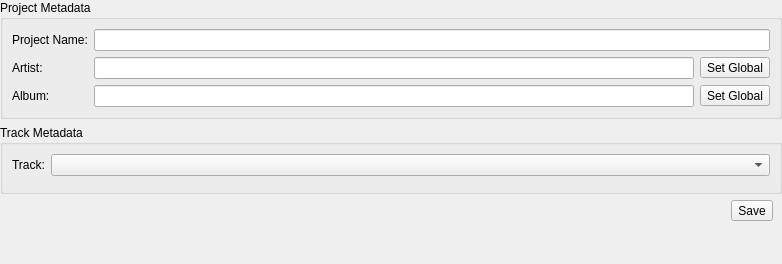
<?xml version="1.0" encoding="UTF-8"?>
<ui version="4.0">
 <class>ViProjectMetadataEditor</class>
 <widget class="QWidget" name="ViProjectMetadataEditor">
  <property name="geometry">
   <rect>
    <x>0</x>
    <y>0</y>
    <width>782</width>
    <height>264</height>
   </rect>
  </property>
  <property name="maximumSize">
   <size>
    <width>16777215</width>
    <height>16777215</height>
   </size>
  </property>
  <property name="windowTitle">
   <string>Form</string>
  </property>
  <property name="styleSheet">
   <string/>
  </property>
  <layout class="QFormLayout" name="formLayout">
   <property name="fieldGrowthPolicy">
    <enum>QFormLayout::AllNonFixedFieldsGrow</enum>
   </property>
   <property name="leftMargin">
    <number>0</number>
   </property>
   <property name="topMargin">
    <number>0</number>
   </property>
   <property name="rightMargin">
    <number>0</number>
   </property>
   <property name="bottomMargin">
    <number>0</number>
   </property>
   <item row="0" column="0" colspan="2">
    <widget class="QGroupBox" name="groupBox">
     <property name="title">
      <string>Project Metadata</string>
     </property>
     <layout class="QFormLayout" name="formLayout_2">
      <item row="0" column="0">
       <widget class="QLabel" name="label">
        <property name="text">
         <string>Project Name:</string>
        </property>
       </widget>
      </item>
      <item row="0" column="1">
       <widget class="QLineEdit" name="projectEdit"/>
      </item>
      <item row="1" column="0">
       <widget class="QLabel" name="label_2">
        <property name="text">
         <string>Artist:</string>
        </property>
       </widget>
      </item>
      <item row="1" column="1">
       <widget class="QWidget" name="widget_2" native="true">
        <layout class="QGridLayout" name="gridLayout_3">
         <property name="leftMargin">
          <number>0</number>
         </property>
         <property name="topMargin">
          <number>0</number>
         </property>
         <property name="rightMargin">
          <number>0</number>
         </property>
         <property name="bottomMargin">
          <number>0</number>
         </property>
         <item row="0" column="0">
          <widget class="QLineEdit" name="artistEdit"/>
         </item>
         <item row="0" column="1">
          <widget class="ViButton" name="artistButton">
           <property name="text">
            <string>Set Global</string>
           </property>
          </widget>
         </item>
        </layout>
       </widget>
      </item>
      <item row="2" column="0">
       <widget class="QLabel" name="label_3">
        <property name="text">
         <string>Album:</string>
        </property>
       </widget>
      </item>
      <item row="2" column="1">
       <widget class="QWidget" name="widget" native="true">
        <layout class="QGridLayout" name="gridLayout_2">
         <property name="leftMargin">
          <number>0</number>
         </property>
         <property name="topMargin">
          <number>0</number>
         </property>
         <property name="rightMargin">
          <number>0</number>
         </property>
         <property name="bottomMargin">
          <number>0</number>
         </property>
         <item row="0" column="1">
          <widget class="ViButton" name="albumButton">
           <property name="text">
            <string>Set Global</string>
           </property>
          </widget>
         </item>
         <item row="0" column="0">
          <widget class="QLineEdit" name="albumEdit"/>
         </item>
        </layout>
       </widget>
      </item>
     </layout>
    </widget>
   </item>
   <item row="1" column="0" colspan="2">
    <widget class="QGroupBox" name="groupBox_2">
     <property name="title">
      <string>Track Metadata</string>
     </property>
     <layout class="QFormLayout" name="formLayout_3">
      <item row="0" column="0">
       <widget class="QLabel" name="label_4">
        <property name="text">
         <string>Track:</string>
        </property>
       </widget>
      </item>
      <item row="0" column="1">
       <widget class="QComboBox" name="trackComboBox"/>
      </item>
      <item row="1" column="0" colspan="2">
       <widget class="ViTrackMetadataEditor" name="trackEditor" native="true"/>
      </item>
     </layout>
    </widget>
   </item>
   <item row="2" column="0" colspan="2">
    <widget class="QWidget" name="widget_3" native="true">
     <layout class="QGridLayout" name="gridLayout_5">
      <property name="leftMargin">
       <number>0</number>
      </property>
      <property name="topMargin">
       <number>0</number>
      </property>
      <property name="rightMargin">
       <number>9</number>
      </property>
      <property name="bottomMargin">
       <number>0</number>
      </property>
      <item row="0" column="1">
       <widget class="ViButton" name="saveButton">
        <property name="text">
         <string>Save</string>
        </property>
       </widget>
      </item>
      <item row="0" column="0">
       <spacer name="horizontalSpacer">
        <property name="orientation">
         <enum>Qt::Horizontal</enum>
        </property>
        <property name="sizeHint" stdset="0">
         <size>
          <width>40</width>
          <height>20</height>
         </size>
        </property>
       </spacer>
      </item>
     </layout>
    </widget>
   </item>
  </layout>
 </widget>
 <customwidgets>
  <customwidget>
   <class>ViButton</class>
   <extends>QToolButton</extends>
   <header>vibutton.h</header>
   <container>1</container>
  </customwidget>
  <customwidget>
   <class>ViTrackMetadataEditor</class>
   <extends>QWidget</extends>
   <header>vitrackmetadataeditor.h</header>
   <container>1</container>
  </customwidget>
 </customwidgets>
 <resources/>
 <connections/>
</ui>
